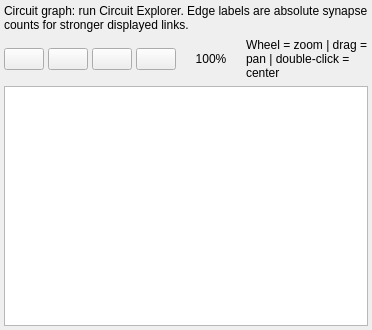
  <widget class="QDockWidget" name="circuitGraphDockWidget">
   <property name="minimumSize">
    <size>
     <width>328</width>
     <height>318</height>
    </size>
   </property>
   <property name="windowIcon">
    <iconset resource="drosofila.qrc">
     <normaloff>:/drosofila/images/circuit.png</normaloff>:/drosofila/images/circuit.png</iconset>
   </property>
   <property name="features">
    <set>QDockWidget::AllDockWidgetFeatures</set>
   </property>
   <property name="allowedAreas">
    <set>Qt::LeftDockWidgetArea|Qt::RightDockWidgetArea</set>
   </property>
   <property name="windowTitle">
    <string>Circuit Graph</string>
   </property>
   <attribute name="dockWidgetArea">
    <number>2</number>
   </attribute>
   <widget class="QWidget" name="circuitGraphDockContents">
    <layout class="QVBoxLayout" name="circuitGraphDockLayout">
     <property name="leftMargin">
      <number>4</number>
     </property>
     <property name="topMargin">
      <number>4</number>
     </property>
     <property name="rightMargin">
      <number>4</number>
     </property>
     <property name="bottomMargin">
      <number>4</number>
     </property>
     <item>
      <widget class="QLabel" name="explorerGraphInfoLB">
       <property name="text">
        <string>Circuit graph: run Circuit Explorer. Edge labels are absolute synapse counts for stronger displayed links.</string>
       </property>
       <property name="wordWrap">
        <bool>true</bool>
       </property>
      </widget>
     </item>
     <item>
      <layout class="QHBoxLayout" name="explorerGraphZoomHL">
       <property name="spacing">
        <number>4</number>
       </property>
       <item>
        <widget class="QPushButton" name="explorerGraphZoomOutPB">
         <property name="toolTip">
          <string>Zoom out. Mouse wheel also zooms around the pointer.</string>
         </property>
         <property name="text">
          <string/>
         </property>
         <property name="icon">
          <iconset resource="drosofila.qrc">
           <normaloff>:/drosofila/images/minusz.png</normaloff>:/drosofila/images/minusz.png</iconset>
         </property>
         <property name="shortcut">
          <string>Ctrl+-</string>
         </property>
        </widget>
       </item>
       <item>
        <widget class="QPushButton" name="explorerGraphZoom100PB">
         <property name="toolTip">
          <string>Reset the circuit graph to 100% (1 scene unit = 1 view pixel).</string>
         </property>
         <property name="text">
          <string/>
         </property>
         <property name="icon">
          <iconset resource="drosofila.qrc">
           <normaloff>:/drosofila/images/fit1to1.png</normaloff>:/drosofila/images/fit1to1.png</iconset>
         </property>
         <property name="shortcut">
          <string>Ctrl+0</string>
         </property>
        </widget>
       </item>
       <item>
        <widget class="QPushButton" name="explorerGraphZoomInPB">
         <property name="toolTip">
          <string>Zoom in. Mouse wheel also zooms around the pointer.</string>
         </property>
         <property name="text">
          <string/>
         </property>
         <property name="icon">
          <iconset resource="drosofila.qrc">
           <normaloff>:/drosofila/images/plusz.png</normaloff>:/drosofila/images/plusz.png</iconset>
         </property>
         <property name="shortcut">
          <string>Ctrl++</string>
         </property>
        </widget>
       </item>
       <item>
        <widget class="QPushButton" name="explorerGraphFitPB">
         <property name="toolTip">
          <string>Fit the whole explored circuit in the available view.</string>
         </property>
         <property name="text">
          <string/>
         </property>
         <property name="icon">
          <iconset resource="drosofila.qrc">
           <normaloff>:/drosofila/images/fit.png</normaloff>:/drosofila/images/fit.png</iconset>
         </property>
        </widget>
       </item>
       <item>
        <widget class="QLabel" name="explorerGraphZoomLB">
         <property name="minimumSize">
          <size>
           <width>62</width>
           <height>0</height>
          </size>
         </property>
         <property name="text">
          <string>100%</string>
         </property>
         <property name="alignment">
          <set>Qt::AlignCenter</set>
         </property>
        </widget>
       </item>
       <item>
        <widget class="QLabel" name="explorerGraphNavigationLB">
         <property name="text">
          <string>Wheel = zoom | drag = pan | double-click = center</string>
         </property>
         <property name="wordWrap">
          <bool>true</bool>
         </property>
        </widget>
       </item>
      </layout>
     </item>
     <item>
      <widget class="QGraphicsView" name="explorerGraphGV">
       <property name="minimumSize">
        <size>
         <width>320</width>
         <height>240</height>
        </size>
       </property>
       <property name="interactive">
        <bool>true</bool>
       </property>
      </widget>
     </item>
    </layout>
   </widget>
  </widget>
